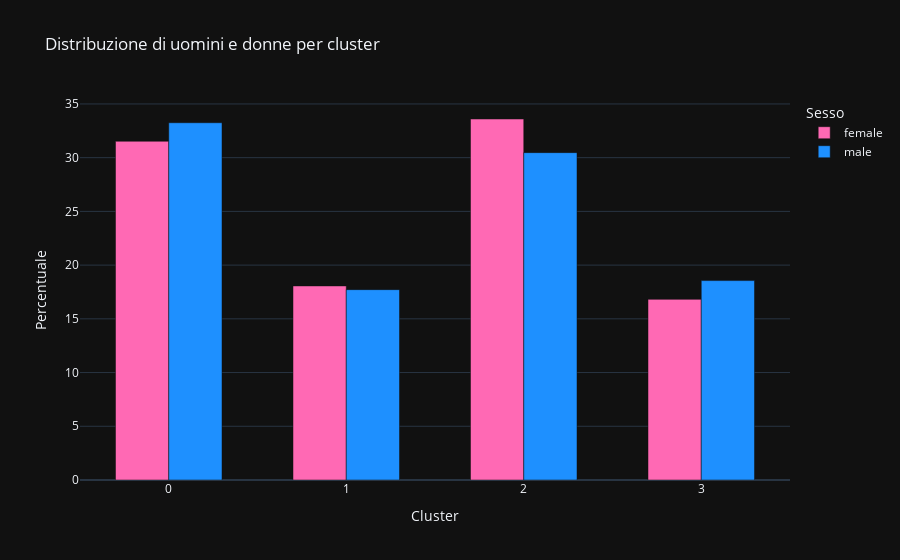

Write notebook code for a chart like this one.
### Markdown cell above
This code analyzes the distribution of men and women within the different clusters and displays it in an interactive bar graph with Plotly.

### Code cell
# Melt the crosstab DataFrame for easier plotting
melted_gender_data = sex_crosstab.reset_index().melt(id_vars='sesso', var_name='cluster', value_name='percentage')

# Create a bar chart using Plotly
fig = px.bar(
    melted_gender_data,
    x='cluster',
    y='percentage',
    color='sesso',
    title='Distribuzione di uomini e donne per cluster',
    labels={'cluster': 'Cluster', 'percentage': 'Percentuale (%)', 'sesso': 'Sesso'},
    barmode='group',
    color_discrete_map={'female': '#FF69B4', 'male': '#1E90FF'}
    
)

# Customize the chart
fig.update_layout(
    xaxis_title='Cluster',
    yaxis_title='Percentuale',
    legend_title='Sesso',
    bargap=0.4
)

# Show the chart
fig.show()

### Figure 1 — Plotly figure (JSON) as saved in the notebook; plotly's stock layout.template omitted (floating-point values rounded to 4 significant figures)
{"data": [{"alignmentgroup": "True", "hovertemplate": "Sesso=female<br>Cluster=%{x}<br>Percentuale (%)=%{y}<extra></extra>", "legendgroup": "female", "marker": {"color": "#FF69B4", "pattern": {"shape": ""}}, "name": "female", "offsetgroup": "female", "orientation": "v", "showlegend": true, "textposition": "auto", "x": [0, 1, 2, 3], "xaxis": "x", "y": [31.53, 18.06, 33.6, 16.81], "yaxis": "y", "type": "bar"}, {"alignmentgroup": "True", "hovertemplate": "Sesso=male<br>Cluster=%{x}<br>Percentuale (%)=%{y}<extra></extra>", "legendgroup": "male", "marker": {"color": "#1E90FF", "pattern": {"shape": ""}}, "name": "male", "offsetgroup": "male", "orientation": "v", "showlegend": true, "textposition": "auto", "x": [0, 1, 2, 3], "xaxis": "x", "y": [33.25, 17.72, 30.47, 18.56], "yaxis": "y", "type": "bar"}], "layout": {"xaxis": {"anchor": "y", "domain": [0.0, 1.0], "title": {"text": "Cluster"}}, "yaxis": {"anchor": "x", "domain": [0.0, 1.0], "title": {"text": "Percentuale"}}, "legend": {"title": {"text": "Sesso"}, "tracegroupgap": 0}, "title": {"text": "Distribuzione di uomini e donne per cluster"}, "barmode": "group", "bargap": 0.4}}
